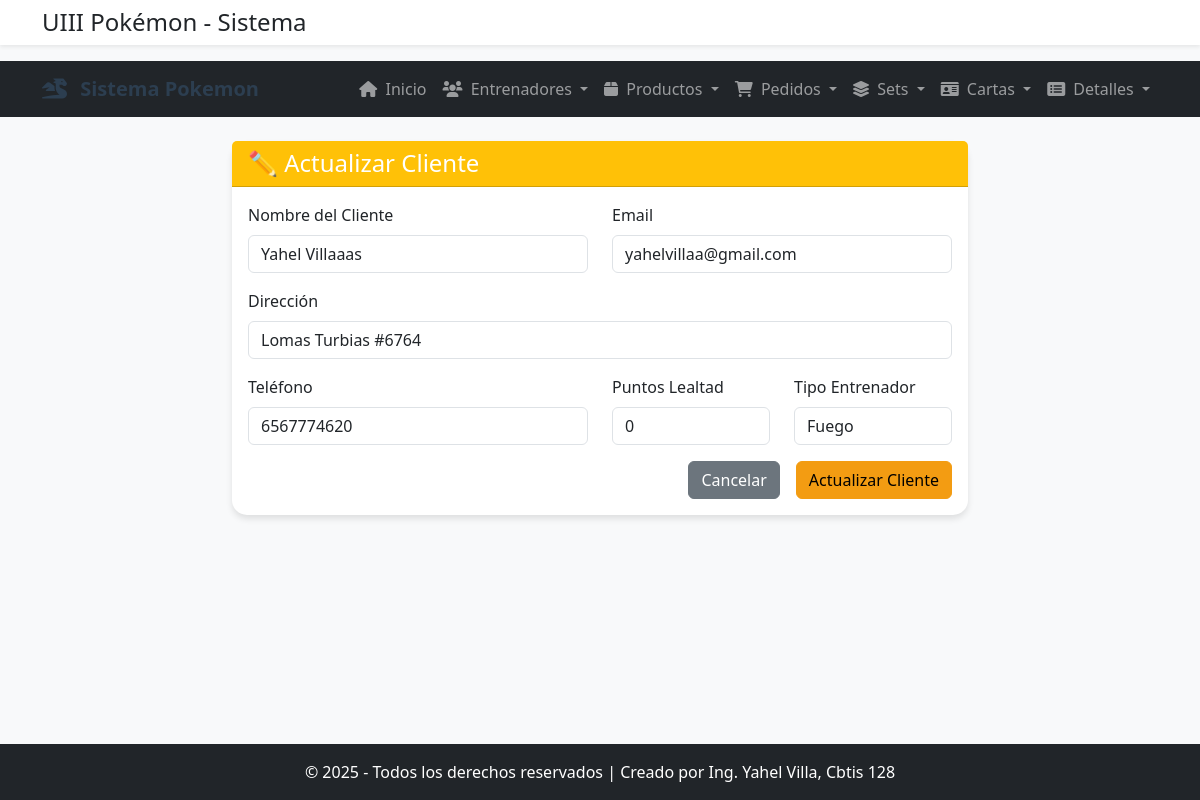
The page /actualizar-cliente/1/ on the database its author committed.
### app_Pokemon/models.py (models this page shows, shortened)
class Cliente(models.Model):
    nombre_cliente = models.CharField(max_length=100, unique=True)
    email = models.EmailField(max_length=254, unique=True)
    direccion = models.CharField(max_length=255)
    telefono = models.CharField(max_length=15, blank=True, default='')
    fecha_registro = models.DateField(auto_now_add=True)
    puntos_lealtad = models.IntegerField(default=0)
    tipo_entrenador = models.CharField(max_length=50, default='Entrenador')

### app_Pokemon/views.py (the view)
# urls.py: path('actualizar-cliente/<int:cliente_id>/', views.actualizar_cliente, name='actualizar_cliente'),
def actualizar_cliente(request, cliente_id):
    cliente = get_object_or_404(Cliente, id=cliente_id)
    return render(request, 'clientes/actualizar_cliente.html', {'cliente': cliente})

### app_Pokemon/templates/Clientes/actualizar_cliente.html (shortened to what this page needs)
{% extends 'base.html' %}
{% block content %}
<div class="row">
    <div class="col-md-8 mx-auto">
        <div class="card">
            <div class="card-header bg-warning text-white">
                <h4 class="mb-0">✏️ Actualizar Cliente</h4>
            </div>
            <div class="card-body">
                <form method="POST" action="{% url 'realizar_actualizacion_cliente' cliente.id %}">
                    <div class="row">
                        <div class="col-md-6 mb-3">
                            <label class="form-label">Nombre del Cliente</label>
                            <input type="text" class="form-control" name="nombre_cliente"
                                   value="{{ cliente.nombre_cliente }}" required>
                        </div>
                        <div class="col-md-6 mb-3">
                            <label class="form-label">Email</label>
                            <input type="email" class="form-control" name="email"
                                   value="{{ cliente.email }}" required>
                        </div>
                    </div>
                    <div class="mb-3">
                        <label class="form-label">Dirección</label>
                        <input type="text" class="form-control" name="direccion"
                               value="{{ cliente.direccion }}" required>
                    </div>
                    <div class="row">
                        <div class="col-md-6 mb-3">
                            <label class="form-label">Teléfono</label>
                            <input type="text" class="form-control" name="telefono"
                                   value="{{ cliente.telefono }}">
                        </div>
                        <div class="col-md-3 mb-3">
                            <label class="form-label">Puntos Lealtad</label>
                            <input type="number" class="form-control" name="puntos_lealtad"
                                   value="{{ cliente.puntos_lealtad }}">
                        </div>
                        <div class="col-md-3 mb-3">
                            <label class="form-label">Tipo Entrenador</label>
                            <input type="text" class="form-control" name="tipo_entrenador"
                                   value="{{ cliente.tipo_entrenador }}" required>
                        </div>
                    </div>
                    <div class="d-grid gap-2 d-md-flex justify-content-md-end">
                        <a href="{% url 'ver_cliente' %}" class="btn btn-secondary me-md-2">Cancelar</a>
                        <button type="submit" class="btn btn-warning">Actualizar Cliente</button>
                    </div>
                </form>
            </div>
        </div>
    </div>
</div>
{% endblock %}

### app_Pokemon/templates/base.html (style rules this page uses)
body { background-color: #f8f9fa; font-family: 'Segoe UI', Tahoma, Geneva, Verdana, sans-serif; padding-bottom: 80px; }
.card { border: none; border-radius: 15px; box-shadow: 0 4px 6px rgba(0,0,0,0.1); transition: transform 0.3s ease; }
.btn-warning { background-color: #f39c12; border-color: #f39c12; }

### rows shown on the page
Cliente: nombre_cliente "Yahel Villaaas", email "yahelvillaa@gmail.com", direccion "Lomas Turbias #6764", telefono "6567774620", puntos_lealtad "0", tipo_entrenador "Fuego"
